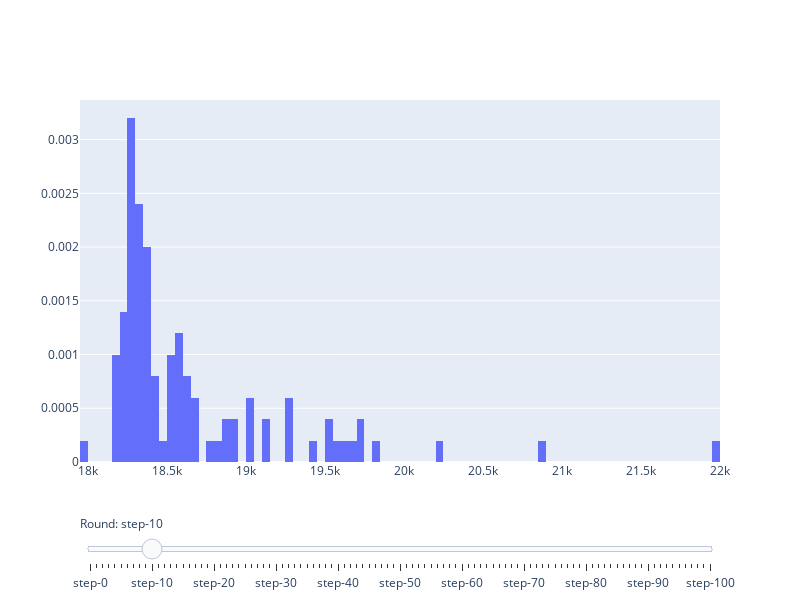

The notebook cell saved with this chart:
### Code cell
if __name__ == "__main__":
    num_people = 100
    interest_rate = 0.05
    scaling_factor = 1
    iteration_time = 100

    simulation = InvestmentSimulation(num_people, interest_rate, scaling_factor, iteration_time)
    simulation.simulate_society()
    simulation.plot_wealth_distribution()
